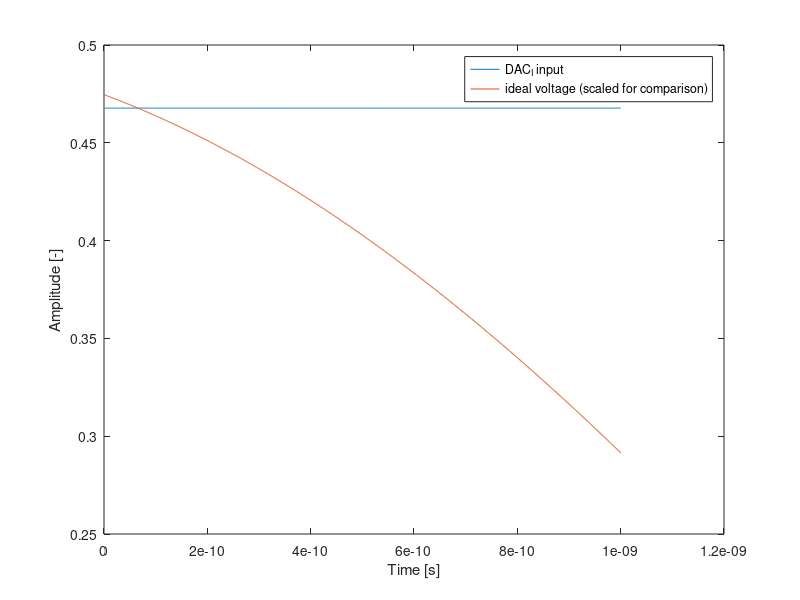
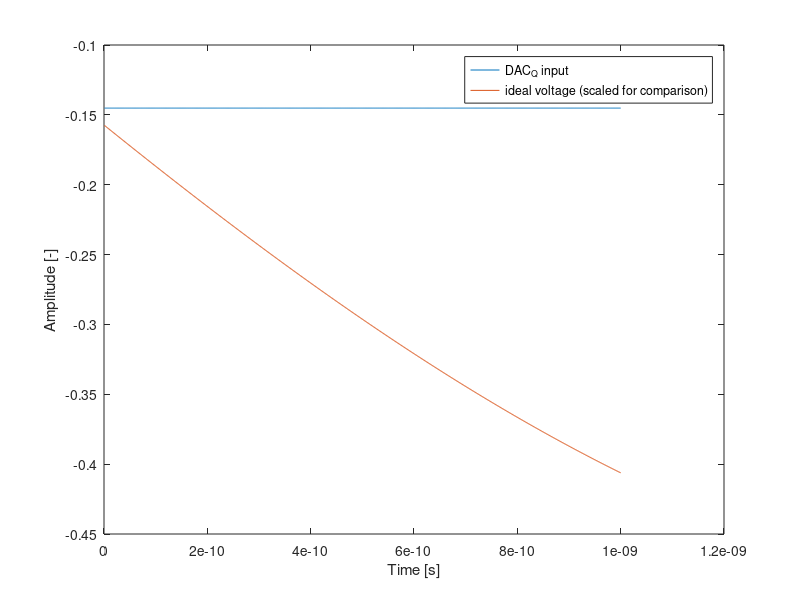
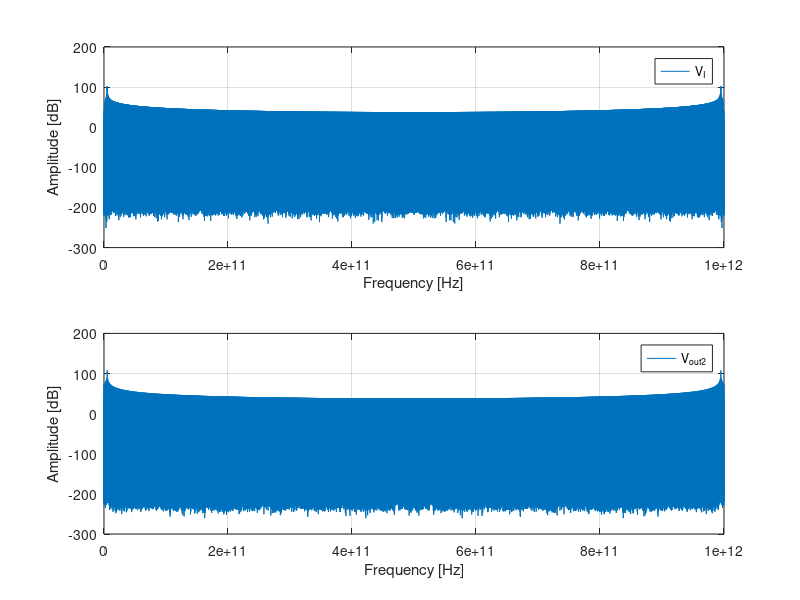
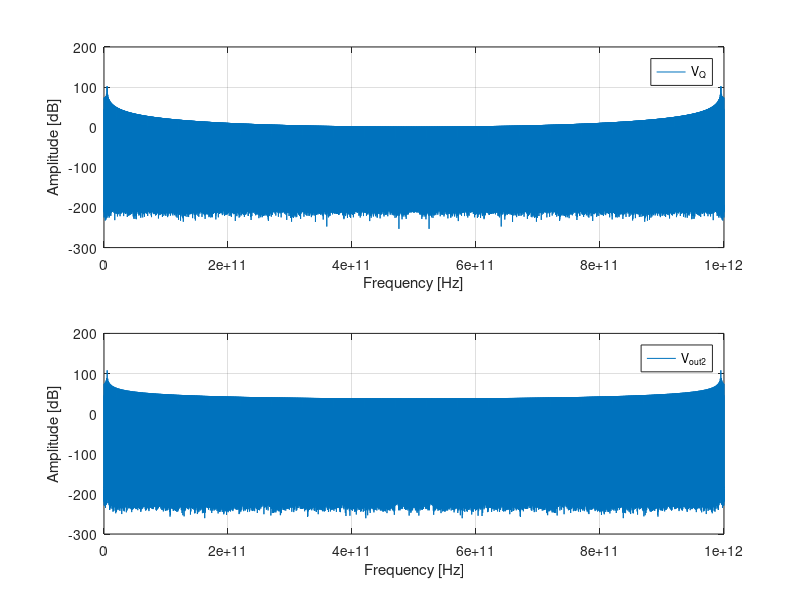

Write the MATLAB code that produced these figures, in order. (Note: this script raises an error after producing the figures.)
% Cleanup
clear all;
close all;
clc;

clear;
close all;

% Set the Larmor frequencies of the qubits (3 qubits)
f0 = [5.1e9, 4.9e9, 0];

% Set the Rabi frequencies
fR = [1e6, 1e6, 0];

%define microwave frequency
fosc=5e9; %[Hz]


%number of bits of the DAC
N=5;

%sample frequency of the DAC
fsample=1e9;

% define input signal
% input amplitude 
A=[10e-3 0 0]; %[V]
% input frequency 
fin=[-0.1 0 0]*1e9; %[Hz]
% inout phases
ph_in=[-0.32 0 0]; %[rad]

% total simulation time. It is computed as the time needed for a pi
% rotation for Q1
T=1/fR(1)/2; %[s]
% simulation time step
dt=1e-12; %[s]
% define time vector
t=dt:dt:T; %[s]


% input signal
% Am = 1;          % Amplitude
% mu = 0;         % Mean
% sigma = 0.1;    % Standard deviation
% in = Am * gaussmf(t, [sigma*sqrt(2*pi) mu]);

% in=A(1)*cos(2*pi*fin(1)*t+ph_in(1))+...
%     A(2)*cos(2*pi*fin(2)*t+ph_in(2))+...
%     A(3)*cos(2*pi*fin(2)*t+ph_in(3)); %[V]

% Use the Hilbert transform to extract the I and Q components
% s_hilbert = hilbert(in);
% I = real(s_hilbert);
% Q = imag(s_hilbert);

% s_hilbert = hilbert(in);
I = A(1)*cos(2*pi*fin(1)*t+ph_in(1)) + A(2)*cos(2*pi*fin(2)*t+ph_in(2));
Q = A(1)*sin(2*pi*fin(1)*t+ph_in(1)) + A(2)*sin(2*pi*fin(2)*t+ph_in(2));

%sampling the input signal I
I_sampled=I(1:1/(fsample*dt):end);

%sampling the input signal Q
Q_sampled=Q(1:1/(fsample*dt):end);

%quantize the signal on N-bit
%first, scale the signal to fit in [0:2^N-1] range, then round it
D_I=round((I_sampled-min(I))/(max(I)-min(I))*(2^N-1));
D_Q=round((Q_sampled-min(Q))/(max(Q)-min(Q))*(2^N-1));

%DAC output range
DAC_or=1; %[V]
%DAC step
LSB=DAC_or/(2^N-1);
%define DAC array
DAC_I=LSB*[0 ones(1,2^N-1)];
output_levels_I=cumsum(DAC_I);

DAC_Q=LSB*[0 ones(1,2^N-1)];
output_levels_Q=cumsum(DAC_Q);

VDAC_I=output_levels_I(D_I+1);
VDAC_Q=output_levels_Q(D_Q+1);

%add S/H
tmp=ones(1/(fsample*dt),1)*VDAC_I;
VoutDAC_I=tmp(:)'-DAC_or/2;
clear tmp

tmp=ones(1/(fsample*dt),1)*VDAC_Q;
VoutDAC_Q=tmp(:)'-DAC_or/2;
clear tmp

figure
plot(t(1:1000),VoutDAC_I(1:1000),t(1:1000),(I(1:1000)-min(I))/(max(I)-min(I))*DAC_or-DAC_or/2);
xlabel('Time [s]')
ylabel('Amplitude [-]')
legend('DAC_I input','ideal voltage (scaled for comparison)')

figure
plot(t(1:1000),VoutDAC_Q(1:1000),t(1:1000),(Q(1:1000)-min(Q))/(max(Q)-min(Q))*DAC_or-DAC_or/2);
xlabel('Time [s]')
ylabel('Amplitude [-]')
legend('DAC_Q input','ideal voltage (scaled for comparison)')

G1=1/sinc(fin(1)/fsample); %[-]

I_mix = 2 * VoutDAC_I .* cos(2 * pi * fosc * t);
Q_mix = 2 * VoutDAC_Q .* sin(2 * pi * fosc * t);

Mix_out = I_mix + Q_mix;

G2=1; %[-]

Vout2=G1 * G2 * Mix_out;


%compute fft
V2=abs(fft(Vout2));
V2dB=20*log10(V2); %[dB]
V1=abs(fft(I_mix)+1e-10);
V1dB=20*log10(V1); %[dB]
% FFT resolution
fres=1/T; %[Hz]
% maximum FFT frequency
fmax=1/dt; %[Hz]
% frequency vector
f=0:fres:(fmax-fres); %[Hz]

%% plot FFT
figure
subplot(2,1,1)
plot(f,V1dB)
xlabel('Frequency [Hz]')
ylabel('Amplitude [dB]')
legend('V_{I}')
grid

subplot(2,1,2)
plot(f,V2dB)
hold off
xlabel('Frequency [Hz]')
ylabel('Amplitude [dB]')
legend('V_{out2}')
grid

%compute fft
V2=abs(fft(Vout2));
V2dB=20*log10(V2); %[dB]
V1=abs(fft(Q_mix)+1e-10);
V1dB=20*log10(V1); %[dB]
% FFT resolution
fres=1/T; %[Hz]
% maximum FFT frequency
fmax=1/dt; %[Hz]
% frequency vector
f=0:fres:(fmax-fres); %[Hz]

%% plot FFT
figure
subplot(2,1,1)
plot(f,V1dB)
xlabel('Frequency [Hz]')
ylabel('Amplitude [dB]')
legend('V_{Q}')
grid

subplot(2,1,2)
plot(f,V2dB)
hold off
xlabel('Frequency [Hz]')
ylabel('Amplitude [dB]')
legend('V_{out2}')
grid

%%
% Simulate and plot
[U, probabilities] = spine(fR, f0, dt, Vout2, 10);


% Compute fidelity of the operation on qubit 1
% Ideal transformation representing a pi-rotation around X
 Uideal = [0 1;
           1 0];
% Compute fidelity by comparing the actual transformation to the ideal one
F1 = fidelity(U(:, :, 1), Uideal);

% For the other 2 qubits, we would like to compare the actual transormation
% to the identity operation (I). However, any leakage form the driving
% signal is going to induce Z-rotations on the qubits. Such rotations can
% be easily cancelled by software, i.e. by not applying any extra
% electrical pulse. This correction is currently not implemented in this
% code to make it easier for the students. However, for the simple case in
% which the qubits ar einitialized in |0>, the fidelity on idel qubits can
% be simply computed by measuring the qubit along Z. This measurmenet is
% insensitive with respect to rotazion around Z.
F2=probabilities(3,end,2);
F3=probabilities(3,end,3);


disp(['Fidelity of qubit 1: ' num2str(F1*100) '%']);
disp(['Fidelity of qubit 2: ' num2str(F2*100) '%']);
disp(['Fidelity of qubit 3: ' num2str(F3*100) '%']);